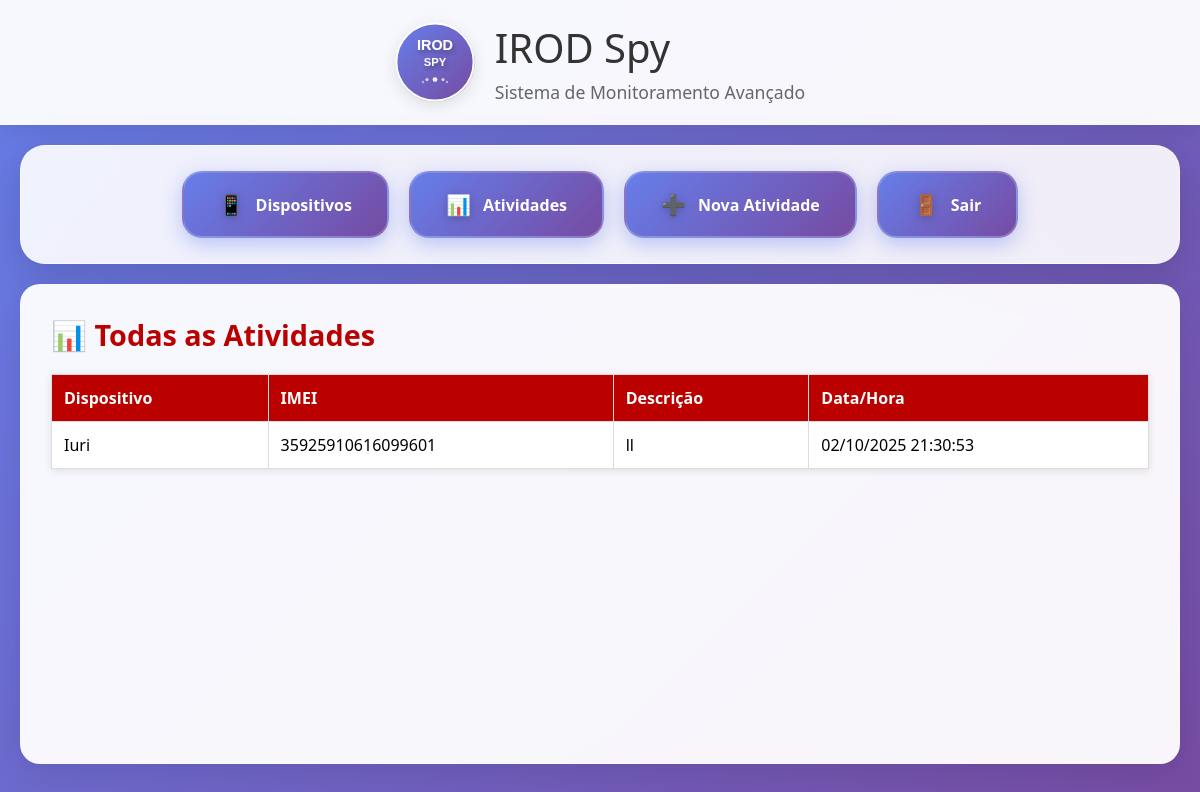
Page /atividades/ (signed in) on the earlier database version.
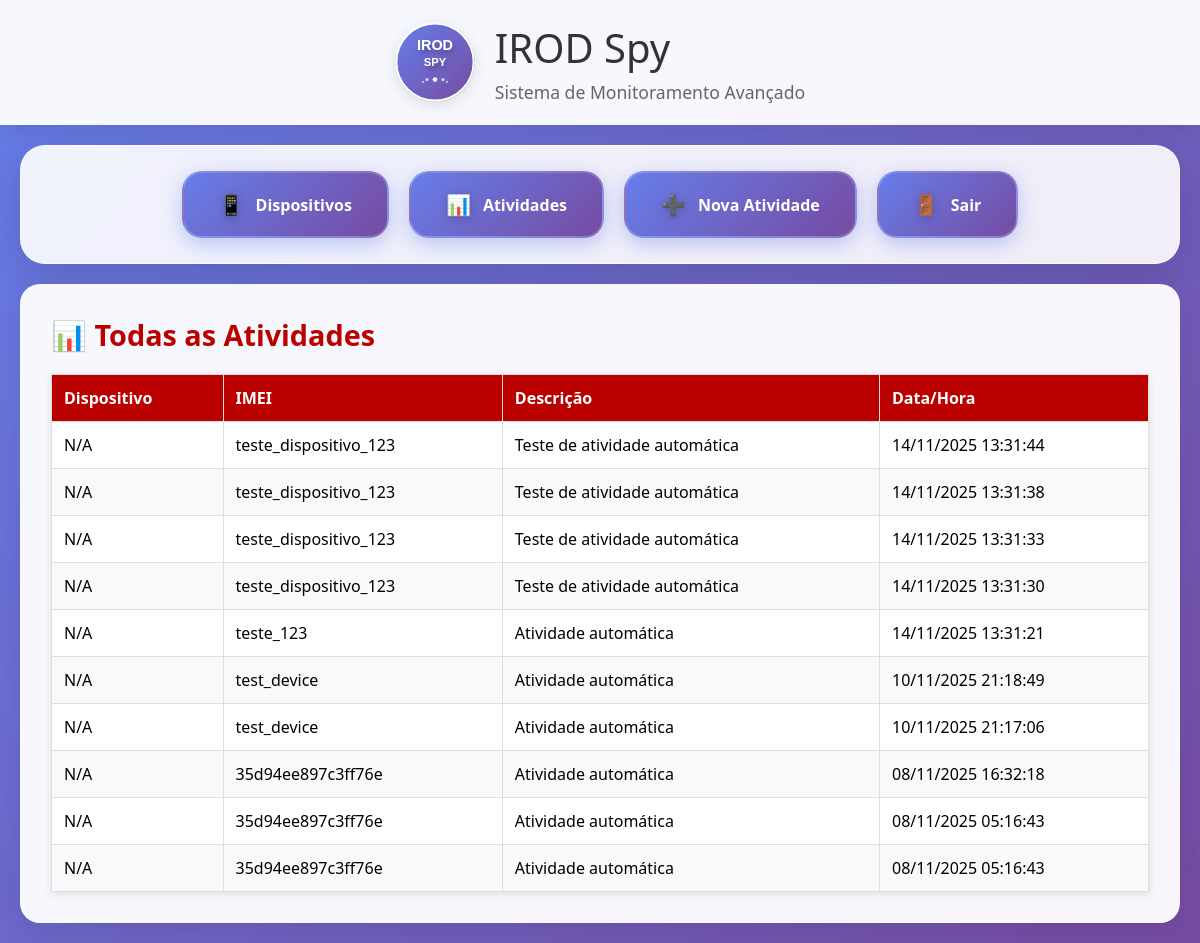
Same page on the later database version.
### monitoramento/models.py (models this page shows, shortened)
class Atividade(models.Model):
	dispositivo = models.ForeignKey(Dispositivo, on_delete=models.CASCADE, related_name='atividades')
	descricao = models.TextField()
	data_hora = models.DateTimeField(auto_now_add=True)

class Dispositivo(models.Model):
	imei = models.CharField(max_length=20, unique=True)
	ip = models.GenericIPAddressField()
	gateway = models.GenericIPAddressField(blank=True, null=True)
	mascara_rede = models.CharField(max_length=20, blank=True)
	nome = models.CharField(max_length=100, blank=True)
	usuario = models.CharField(max_length=100, blank=True)
	modelo = models.CharField(max_length=100, blank=True)
	departamento = models.CharField(max_length=100, blank=True)
	sistema_operacional = models.CharField(max_length=50, blank=True)
	status = models.CharField(max_length=20, choices=[('ativo', 'Ativo'), ('inativo', 'Inativo')], default='ativo')
	data_aquisicao = models.DateField(null=True, blank=True)
	criado_em = models.DateTimeField(auto_now_add=True)
	ultima_conexao = models.DateTimeField(auto_now=True)
	bateria_nivel = models.IntegerField(null=True, blank=True, help_text='Nível da bateria em porcentagem')
	bateria_carregando = models.BooleanField(default=False, help_text='Se a bateria está carregando')
	bateria_temperatura = models.FloatField(null=True, blank=True, help_text='Temperatura da bateria em Celsius')
	armazenamento_total = models.BigIntegerField(null=True, blank=True, help_text='Armazenamento total em bytes')
	armazenamento_usado = models.BigIntegerField(null=True, blank=True, help_text='Armazenamento usado em bytes')
	armazenamento_livre = models.BigIntegerField(null=True, blank=True, help_text='Armazenamento livre em bytes')
	class Meta:
		indexes = [
			models.Index(fields=['imei']),
			models.Index(fields=['ip']),
			models.Index(fields=['status']),
			models.Index(fields=['ultima_conexao']),
			models.Index(fields=['usuario']),
			models.Index(fields=['departamento']),
		]

### monitoramento/views.py (the view)
# urls.py: path('atividades/', views.todas_atividades, name='todas_atividades'),
@login_required
def todas_atividades(request):
	atividades = Atividade.objects.select_related('dispositivo').order_by('-data_hora')
	return render(request, 'monitoramento/todas_atividades.html', {'atividades': atividades})

### monitoramento/templates/monitoramento/todas_atividades.html (shortened to what this page needs)
{% extends 'base.html' %}
{% load static %}
{% block content %}
<h1 class="page-title">📊 Todas as Atividades</h1>
{% if atividades %}
    <table class="activities-table">
        <thead>
            <tr>
                <th>Dispositivo</th>
                <th>IMEI</th>
                <th>Descrição</th>
                <th>Data/Hora</th>
            </tr>
        </thead>
        <tbody>
            {% for atividade in atividades %}
            <tr>
                <td>{{ atividade.dispositivo.nome|default:"N/A" }}</td>
                <td>{{ atividade.dispositivo.imei }}</td>
                <td>{{ atividade.descricao }}</td>
                <td>{{ atividade.data_hora|date:"d/m/Y H:i:s" }}</td>
            </tr>
            {% endfor %}
        </tbody>
    </table>
{% else %}
    <div class="no-data">
        <p>📋 Nenhuma atividade registrada ainda.</p>
        <p>As atividades aparecerão aqui quando os dispositivos enviarem dados.</p>
    </div>
{% endif %}
{% endblock %}

Differences in the rows shown:
removed Atividade: dispositivo.nome "Iuri", dispositivo.imei "35925910616099601", descricao "ll", data_hora "02/10/2025 21:30:53"
added Atividade: dispositivo.nome "N/A", dispositivo.imei "teste_dispositivo_123", descricao "Teste de atividade automática", data_hora "14/11/2025 13:31:44"
added Atividade: dispositivo.nome "N/A", dispositivo.imei "teste_dispositivo_123", descricao "Teste de atividade automática", data_hora "14/11/2025 13:31:38"
added Atividade: dispositivo.nome "N/A", dispositivo.imei "teste_dispositivo_123", descricao "Teste de atividade automática", data_hora "14/11/2025 13:31:33"
added Atividade: dispositivo.nome "N/A", dispositivo.imei "teste_dispositivo_123", descricao "Teste de atividade automática", data_hora "14/11/2025 13:31:30"
added Atividade: dispositivo.nome "N/A", dispositivo.imei "teste_123", descricao "Atividade automática", data_hora "14/11/2025 13:31:21"
added Atividade: dispositivo.nome "N/A", dispositivo.imei "test_device", descricao "Atividade automática", data_hora "10/11/2025 21:18:49"
added Atividade: dispositivo.nome "N/A", dispositivo.imei "test_device", descricao "Atividade automática", data_hora "10/11/2025 21:17:06"
added Atividade: dispositivo.nome "N/A", dispositivo.imei "35d94ee897c3ff76e", descricao "Atividade automática", data_hora "08/11/2025 16:32:18"
added Atividade: dispositivo.nome "N/A", dispositivo.imei "35d94ee897c3ff76e", descricao "Atividade automática", data_hora "08/11/2025 05:16:43"
added Atividade: dispositivo.nome "N/A", dispositivo.imei "35d94ee897c3ff76e", descricao "Atividade automática", data_hora "08/11/2025 05:16:43"
